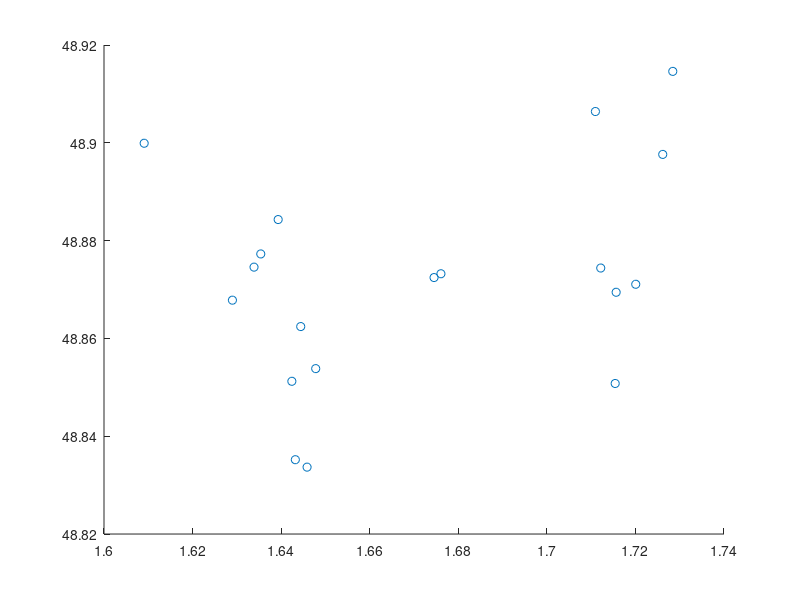

Recreate this plot in MATLAB. (Note: this script raises an error after producing the figure.)
CAT1 = [
48.899908		1.60907;
48.884305		1.639329;
48.877272		1.6354;
48.874573		1.633875;
48.867818		1.628998;
48.86242		1.64442;
48.853819		1.647804;
48.85123		1.642418;
48.835194		1.643205;
48.833674		1.645855;
48.872444		1.674526;
48.873221		1.676081;
48.906398		1.710963;
48.914606		1.72843;
48.897628		1.726164;
48.874392		1.712169;
48.869435		1.715646;
48.87107		1.72007;
48.85078		1.71543];

figure;

scatter(CAT1(:,2),CAT1(:,1));
hold on
scatter(catalogue_geo(2,:,1),catalogue_geo(1,:,1));
